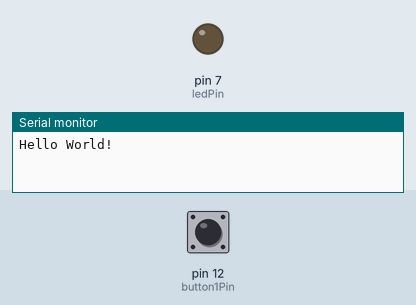
Recording of a sketch running on a simulated Arduino Uno, built with avr-gcc and run on an emulated ATmega328P. On the bench: output pins drawn as LEDs (lit = HIGH), the last lines printed to the serial monitor. The test bench sets the inputs (shaded band); at power-on: pin 12 (button1Pin) HIGH.

Above: at 1.2 s.
1.3 s: pin 12 (button1Pin) pulled LOW for 0.15 s
At 2.3 s:
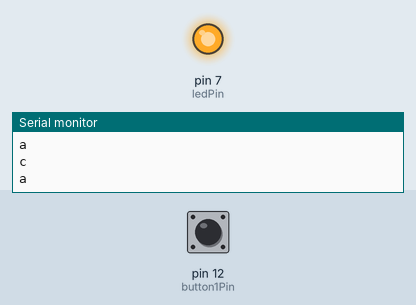
Timing chart, 0 to 8.0 s (numbered marks = the images above; inputs shaded):
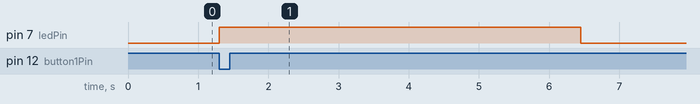

Measured:
- after the input at 1.3 s, pin 7 (ledPin): LOW → HIGH at once, → LOW 5.2 s later

The sketch:

master.ino
```cpp
#include <SoftwareSerial.h>
SoftwareSerial BTSerial(2, 3); // SoftwareSerial(RX, TX)
int count = 0;
const int button1Pin = 12;
const int ledPin =  7;

void setup() {
//2번 핀을 입력 핀으로 설정합니다.
  pinMode(button1Pin, INPUT);
//13번 핀을 출력 핀으로 설정합니다.
  pinMode(ledPin, OUTPUT);
// 블루투스
  Serial.begin(9600);
  BTSerial.begin(9600);
  Serial.print("Hello World!\n");
}
void loop()
{
  count++;
  BTSerial.write('b');

  if(digitalRead(button1Pin)==LOW)
  {
    digitalWrite (ledPin, HIGH);
    BTSerial.write('a');
    Serial.write("a\n");
    for(;;)
    {
      if(digitalRead(button1Pin)==HIGH)
      {
        Serial.write("c\n");
        break;
      }
    }
    digitalWrite(ledPin, HIGH);
    BTSerial.write('a');
    Serial.write("a\n");
    delay(5000);

  }
  digitalWrite(ledPin, LOW);


  // 블루투스


//   if (BTSerial.available())
//
//   { //블루투스에서 넘어온 데이터가 있다면
//
//   Serial.write(BTSerial.read()); //시리얼모니터에 데이터를 출력
//
//  }
//
//  if (Serial.available())
//
//  {    //시리얼모니터에 입력된 데이터가 있다면
//    BTSerial.write(Serial.read());  //블루투스를 통해 입력된 데이터 전달
//
//  }


}
```
